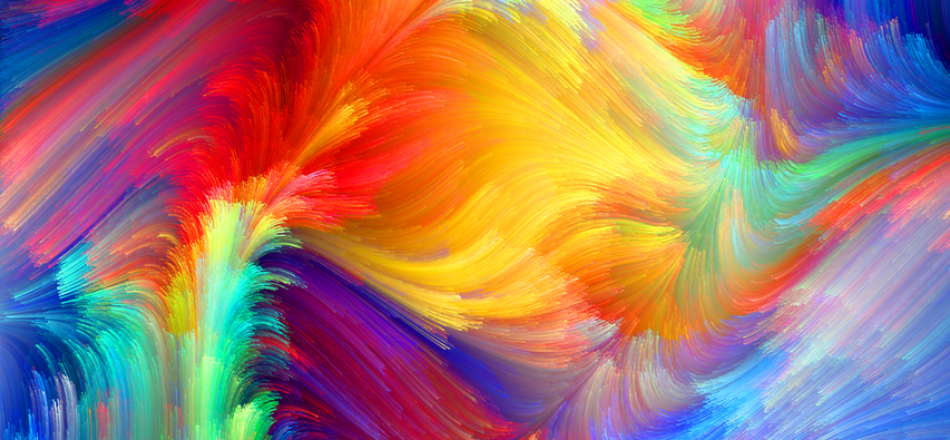
#> input picture sample_file.png, 950 x 440 px
$ python main.py
#> lines starting #> are read from the running program, lines starting #| are printed output that depends on the picture
import numpy as np
from sklearn.cluster import KMeans
from PIL import Image
import matplotlib.pyplot as plt
import os
import time

# Ensure the image path is correct relative to the working directory
image_path = 'sample_file.png'

# Check if image file exists
if not os.path.exists(image_path):
    print(f"Error: Image file '{image_path}' not found.")
else:
    # Loading and preparation
    image = Image.open(image_path)
#> image is the input picture: PIL image 950x440 RGB; mean R, G, B 165.2, 119.7, 107.5

    start_time = time.time()

    # Compression begins
    image = image.convert("RGB")
    image_np = np.array(image)

    # Reshaping the image to a list of RGB pixels
    pixels = image_np.reshape(-1, 3)

    # Defining the number of colors to use in compression
    num_colors = 10

    # KMeans clustering to reduce colors
    kmeans = KMeans(n_clusters=num_colors)
    kmeans.fit(pixels)

    # Assigning the nearest cluster center to each pixel
    compressed_pixels = kmeans.cluster_centers_[kmeans.labels_]
    compressed_pixels = np.clip(compressed_pixels.astype('uint8'), 0, 255)

    # Reshape the compressed pixels back to the original image shape
    compressed_image_np = compressed_pixels.reshape(image_np.shape)

    compressed_image = Image.fromarray(compressed_image_np)
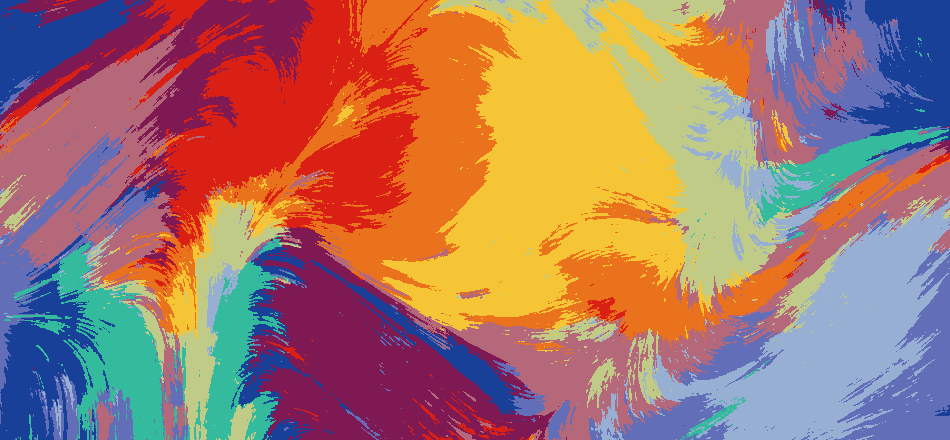
#> compressed_image: PIL image 950x440 RGB; mean R, G, B 164.5, 119.2, 106.9
    end_time = time.time()
    execution_time = end_time - start_time
    # Compression ends

    # Saving original and compressed images
    original_image_path = 'original_image.jpg'
    compressed_image_path = 'compressed_image.jpg'

    # Saving the images
    image.save(original_image_path)
    compressed_image.save(compressed_image_path)

    # Calculating the compression statistics
    original_size = os.path.getsize(image_path)
    compressed_size = os.path.getsize(compressed_image_path)

    compression_ratio = original_size / compressed_size
    compression_percentage = 100 * (1 - (compressed_size / original_size))

    # Displaying the images and statistics
    plt.figure(figsize=(12, 6))

    plt.subplot(1, 2, 1)
    plt.title(f"Original Image\nSize: {original_size / 1024:.2f} KB")
    plt.imshow(image)

    plt.subplot(1, 2, 2)
    plt.title(f"Compressed Image with {num_colors} colors\nSize: {compressed_size / 1024:.2f} KB")
    plt.imshow(compressed_image)

    plt.show()
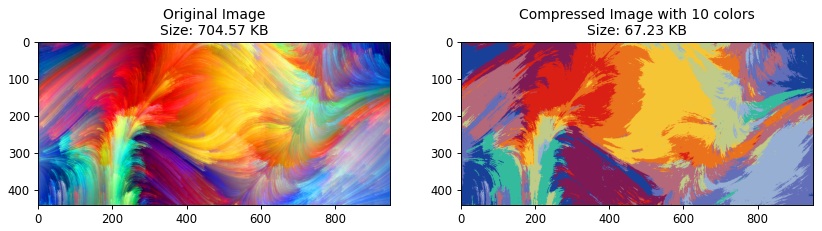
#> figure drawn by matplotlib, 2 panels

    # Printing the compression results and execution time
    print(f"Original Image Size: {original_size / 1024:.2f} KB")
    print(f"Compressed Image Size: {compressed_size / 1024:.2f} KB")
    print(f"Compression Ratio: {compression_ratio:.2f}")
    print(f"Compression Percentage: {compression_percentage:.2f}%")
    print(f"Execution Time: {execution_time:.2f} seconds")
